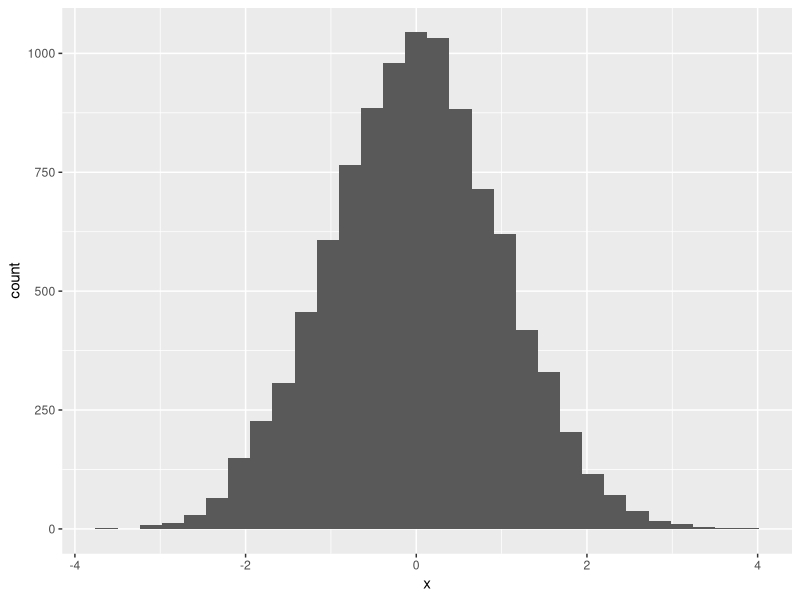
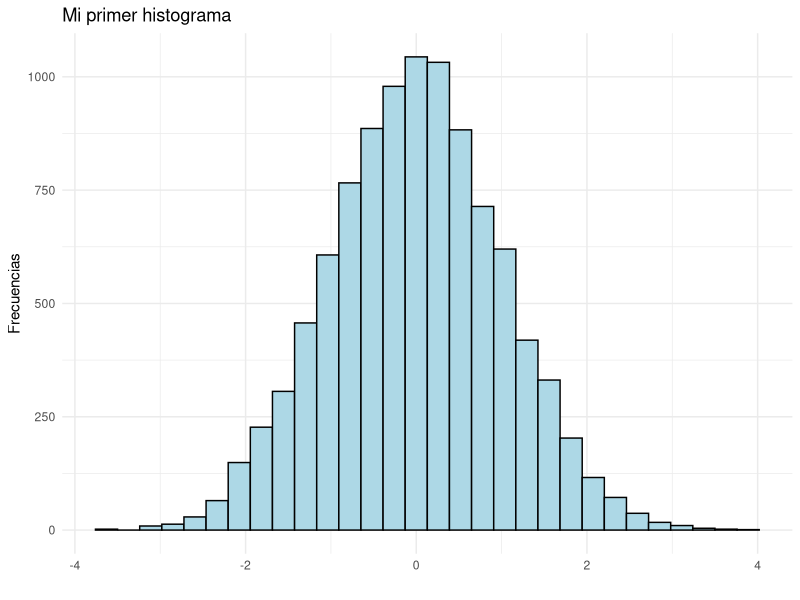
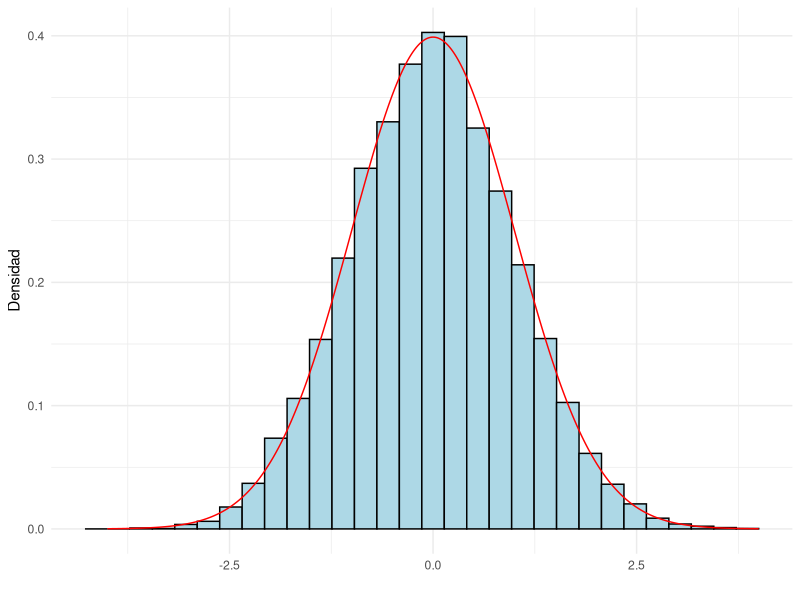
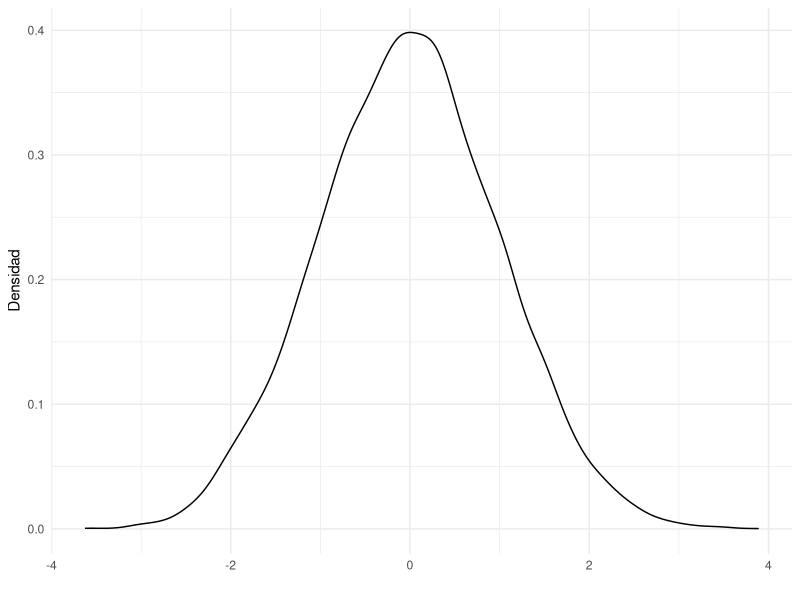
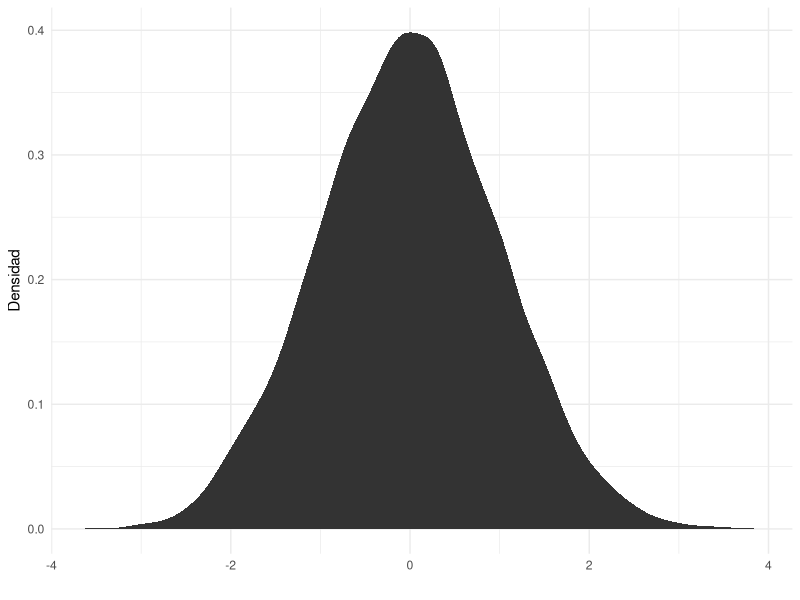
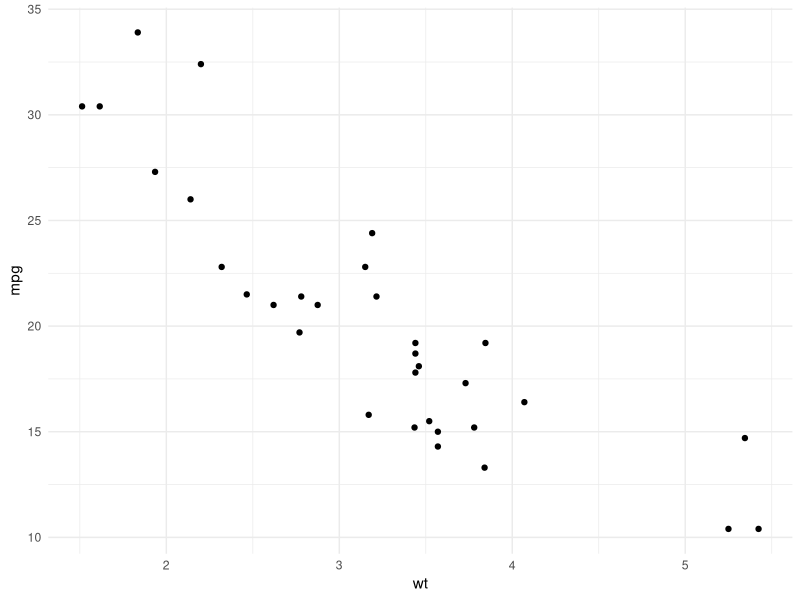
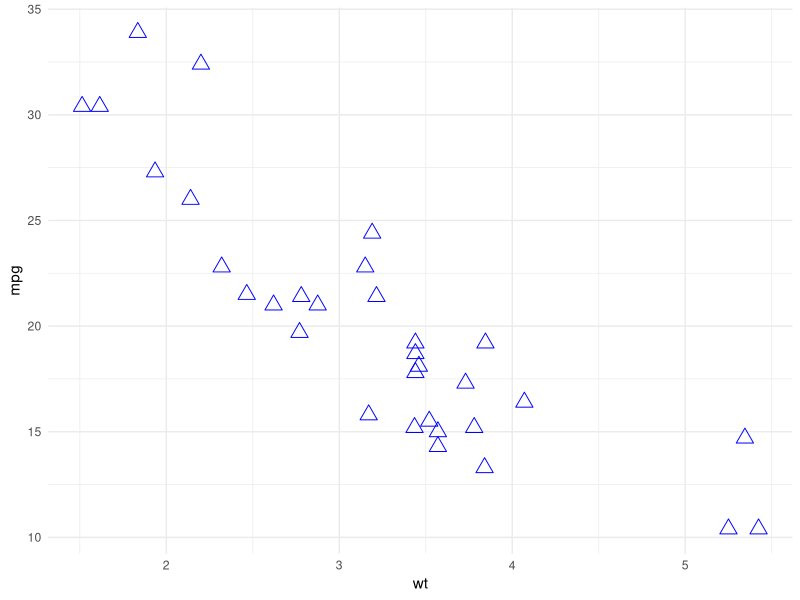
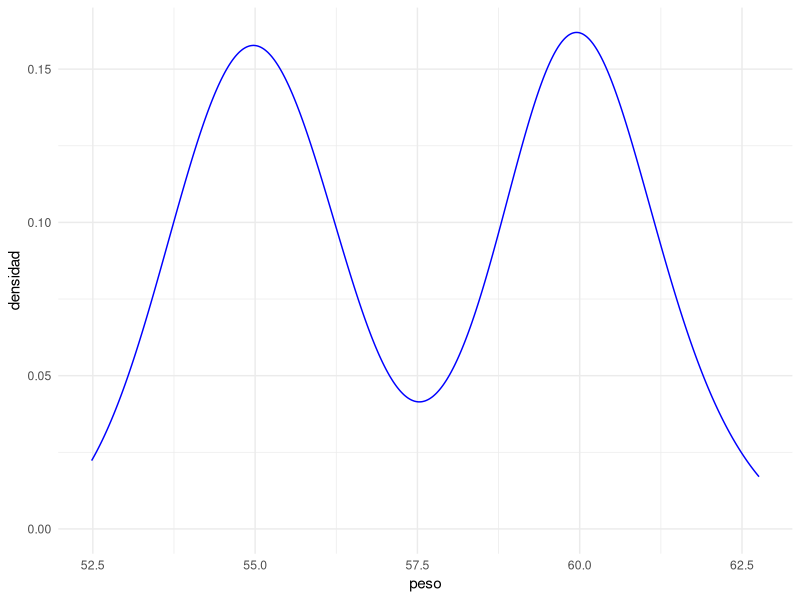

Write R code to recreate these figures, in order.
##########################################################################
# Introduccion a ggplot2                                              
# Autor: Jose Antonio Perusquia Cortes
# Afil : Facultad de Ciencias - UNAM
# Curso : Inferencia estadística
# Semestre: 2025 - I
##########################################################################

##########################################################################
# Librerías (se tienen que instalar)
library(ggplot2)
library(ggthemes) #descarga diferentes tipos de temas a utilizar  
##########################################################################

##########################################################################
# La idea es que una grafica se puede dividir en 3 partes:
#             plot=data+aesthetics+geometry
# data lo recibe en forma de un data frame
# Aesthetics le indica cuales son las variables x, y ademas de controlar el 
# color, tamaño, forma de los puntos, altura de las barras, etc.
# Geometry indica el tipo de gráfica (e.g. histograma, box plot, etc.)
##########################################################################


##########################################################################
# Un primer histograma
set.seed(3.14159)
x=rnorm(10000)
x=data.frame(x)

# Un primer histograma usando las frecuencias
ggplot(x,aes(x=x))+
  geom_histogram()

# Modificar el tema, el color de las barras, el fondo, las etiquetas
ggplot(x,aes(x=x))+
  geom_histogram(stat="bin",color="black",fill="lightblue")+
  labs(x='',y='Frecuencias',title='Mi primer histograma')+
  theme_minimal()

# Añadir la densidad gaussiana
t=seq(-4,4,by=.01)
ft=dnorm(t)
dft=data.frame(t,ft)

ggplot(x,aes(x=x,y=..density..))+
  geom_histogram(stat="bin",color="black",fill="lightblue")+
  geom_line(data=dft,aes(x=t,y=ft),col="red")+
  labs(x='',y='Densidad')+
  theme_minimal()

# Graficar la densidad empírica
ggplot(x,aes(x=x))+
  geom_density()+
  labs(x='',y='Densidad')+
  theme_minimal()

# Otra forma de hacerlo es con stat_density
ggplot(x,aes(x=x))+
  stat_density()+
  labs(x='',y='Densidad')+
  theme_minimal()
##########################################################################

##########################################################################
# base de datos mtcars 
data(mtcars)
df=mtcars[,c("mpg","cyl","wt")]

df$cyl=as.factor(df$cyl)
head(df)

# Diagrama de dispersión de wt contra mpg
ggplot(df,aes(x=wt,y=mpg))+
  geom_point()+
  theme_minimal()

# Podemos cambiar el tamaño y forma de los puntos
ggplot(mtcars,aes(x=wt,y=mpg))+
  geom_point(size=4,col="blue",shape=2)+
  theme_minimal()
##########################################################################

##########################################################################
# Peso de las personas
set.seed(314159)
wdata=data.frame(
  sex=factor(rep(c("F","M"),each=200)),
  weight=c(rnorm(200,55),rnorm(200,60)))

# Graficar la densidad empírica
ggplot(wdata,aes(x=weight))+
  geom_density(col="blue")+
  labs(x='peso',y='densidad')+
  theme_minimal()

# Colorear regiones debajo de la densidad
dat=with(density(wdata$weight),data.frame(x,y))
ggplot(data=dat,mapping=aes(x=x,y=y))+
  geom_line()+
  geom_area(mapping=aes(x=ifelse(x>58&x<59,x,0)),fill="red")+
  xlim(45,70)


# Podemos guardar una gráfica para modificarla a nuestro antojo
y=ggplot(wdata,aes(x=weight))

# Densidad empírica separada
y+geom_density(aes(color=sex))

# Otros parámetros para modificar: alpha, color, fill, linetype, size

# Con alpha bajamos la intensidad de los colores
means=data.frame(mu=c(mean(wdata$weight[which(wdata$sex=="F")]),
                      mean(wdata$weight[which(wdata$sex=="M")])),
                 sex=c("F","M"))

p=ggplot(wdata,aes(x=weight,fill=sex))+
  geom_density(alpha=.5)+
  theme_linedraw()+
  geom_vline(data=means,aes(xintercept=mu,color=sex),linetype="dashed");p


# Se pueden elegir otros colores
p+scale_fill_manual(values=c("red","blue"))
p+scale_fill_brewer(palette="Dark2")
p+scale_fill_grey()

# Modificar la posición de la leyenda top, bottom, left, right none
p+theme(legend.position="left")
p+theme(legend.position="bottom")
p+theme(legend.position="right")
p+theme(legend.position="none")




# Colores de relleno
y+geom_density(aes(fill=sex),alpha=.4)+
  xlim(min(wdata$weight)-1,max(wdata$weight)+1)+
  geom_vline(data=means,aes(xintercept=mu,color=sex),linetype="dashed")+
  scale_color_manual(values=c("red","blue"))

# Seperarlars en paneles
ggplot(wdata,aes(x=weight))+
  geom_density()+facet_grid(sex~.)+
  geom_vline(data=means,aes(xintercept=mu,color="red"),
             linetype="dashed")

# Histogramas
y+geom_histogram()
y+geom_histogram(alpha=.5,binwidth = .1,aes(color=sex),fill="white",position = "identity")+
  theme_linedraw()+
  theme(legend.position="top")

# Histogramas y gráficas de densidad
ggplot(wdata,aes(x=weight))+
  geom_histogram(binwidth =.1,aes(y=..density..),color="black",fill="white")+
  geom_density(alpha=.2,fill="lightblue")+
  xlim(50,64)+
  theme_void()+
  labs(x="",y="")

# Cololearlas por genero
ggplot(wdata,aes(x=weight,color=sex,fill=sex))+
  geom_histogram(binwidth =.1,aes(y=..density..),alpha=.5,position="identity")+
  geom_density(alpha=.2)+
  xlim(50,64)


# Diagrama de caja y bigotes
ggplot(wdata, aes(weight)) +
  geom_boxplot(outlier.alpha=.75)+
  theme_minimal()+
  labs(x="Peso (kg)")+
  ylim(-.75,.75)

# Diagrama de caja y bigotes seperada por género
ggplot(wdata, aes(x=weight,color=sex)) +
  geom_boxplot(outlier.alpha=.75)+
  theme_minimal()+
  ylim(-1,1)


# Función de distribución
y+stat_ecdf(aes(color=sex))

##############################################################################


##############################################################################
# Datos categóricos

# Toothgrowth data
ToothGrowth$dose=as.factor(ToothGrowth$dose)

# Gráfica de barras
df=data.frame(dose=c("D0.5","D1","D2"),
              len=c(4,10,29))

b=ggplot(df,aes(x=dose,y=len))
b+geom_bar(stat="identity",width=.5,color="blue",fill="white")+
  theme_linedraw()

# Introducir los conteos
ggplot(data=df,aes(x=dose,y=len))+
  geom_bar(stat="identity",fill="steelblue")+
  geom_text(aes(label=len),vjust=2.3,size=5)+
  theme_minimal()

# Usando la variable de llenado para usar diferentes colores
b=ggplot(df,aes(x=dose,y=len,fill=dose))
b+geom_bar(stat="identity",width=.5)+
  theme_linedraw()+
  labs(x="",y="",fill="Dosis (mg)")

# Separar las barras usando otras categorías
df2=data.frame(supp=rep(c("VC","OJ"),each=3),
               dose=rep(c(.5,1,2),2),
               len=c(6.8,15,33,4.2,10,29.5))

# Grafíca de barras acumulada
ggplot(data=df2,aes(x=dose,y=len,fill=supp))+
  geom_bar(stat="identity")

# Gráfica de barras separadas
ggplot(data=df2,aes(x=dose,y=len,fill=supp))+
  geom_bar(stat="identity",color="black",width=.3,position=position_dodge())+
  scale_fill_brewer(palette="Blues")+
  geom_text(aes(label=len),vjust=2.3,size=3.5,position=position_dodge(width=.3))+
  theme_linedraw()


# Gráfica de pie
data <- data.frame(
  category=c("D0.5","D1","D2"),
  count=c(4, 10, 29)
)

# Obtener porcentajes
data$fraction <- data$count / sum(data$count)

# Obtener porcentajes acumulados
data$ymax <- cumsum(data$fraction)

# Obtener el fondo de cada rectángulo
data$ymin <- c(0, head(data$ymax, n=-1))

# Obtener la posicion de las lyendas
data$labelPosition <- (data$ymax + data$ymin) / 2

# Se obtienen las etiquetas
data$label <- paste0(data$count)

# Se hace la gráfica
ggplot(data, aes(ymax=ymax, ymin=ymin, xmax=4, xmin=3, fill=category)) +
  geom_rect() +
  geom_label(show.legend=F,x=3.5, aes(y=labelPosition, label=label), size=3.5) +
  scale_fill_brewer(palette=4) +
  coord_polar(theta="y") +
  xlim(c(2, 4)) +
  theme_void() +
  labs(x="",y="",fill="Dosis (mg)")
##############################################################################




